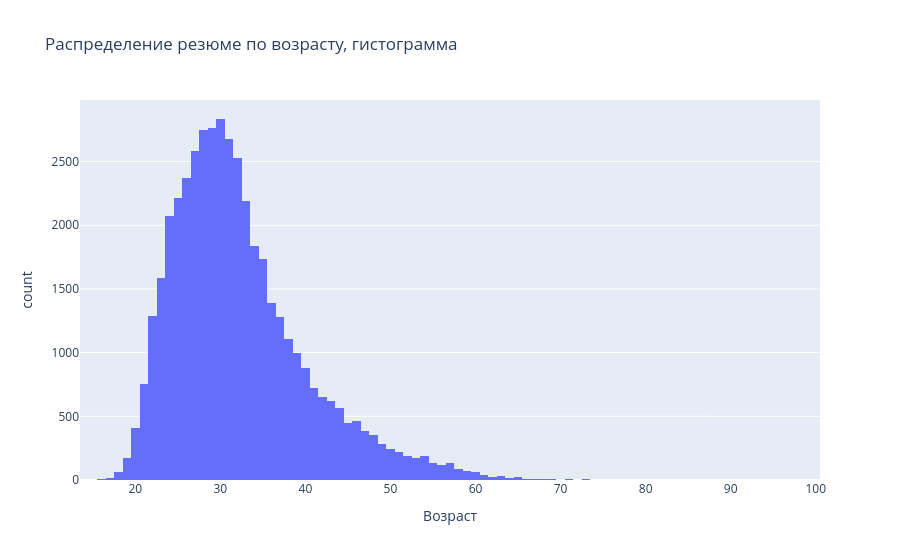
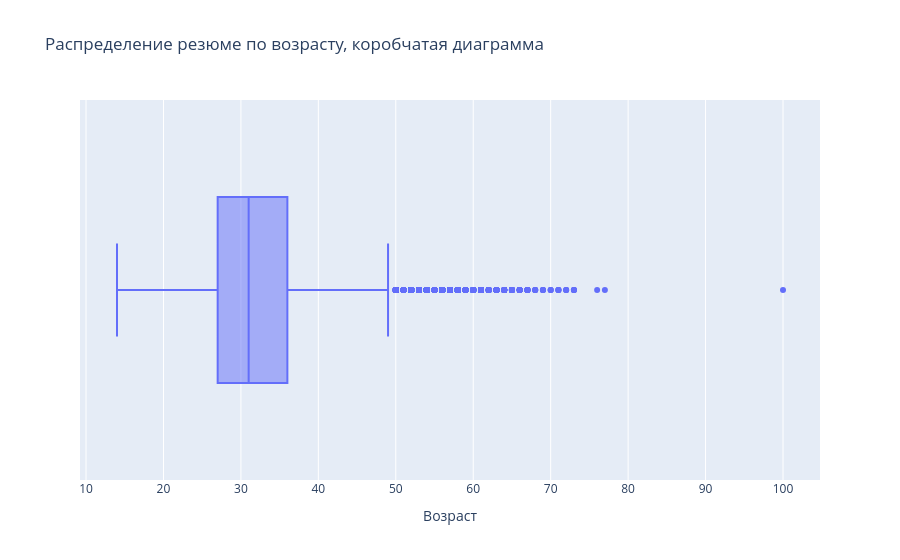

The notebook cell saved with these charts, in order:
### Markdown cell above
1. Постройте распределение признака **"Возраст"**. Опишите распределение, отвечая на следующие вопросы: чему равна мода распределения, каковы предельные значения признака, в каком примерном интервале находится возраст большинства соискателей? Есть ли аномалии для признака возраста, какие значения вы бы причислили к их числу?
*Совет: постройте гистограмму и коробчатую диаграмму рядом.*

### Code cell
# ваш код здесь
fig = px.histogram(
    hh_database,
    x="Возраст",
    # nbins=50,
    title='Распределение резюме по возрасту, гистограмма',
    )
fig.show()
fig.write_html("graph/resume_hist.html")

fig = px.box(
    hh_database,
    x="Возраст",
    title='Распределение резюме по возрасту, коробчатая диаграмма',
    )
fig.show()
fig.write_html("graph/resume_box.html")

print(hh_database['Возраст'].mode())

### Figure 1 — Plotly figure (JSON) as saved in the notebook; plotly's stock layout.template omitted (floating-point values rounded to 4 significant figures; data arrays with more than 128 entries replaced by an {"elided": "..."} marker saying what was removed)
{"data": [{"bingroup": "x", "hovertemplate": "Возраст=%{x}<br>count=%{y}<extra></extra>", "legendgroup": "", "marker": {"color": "#636efa", "pattern": {"shape": ""}}, "name": "", "orientation": "v", "showlegend": false, "type": "histogram", "x": {"elided": "44744 int values"}, "xaxis": "x", "yaxis": "y"}], "layout": {"barmode": "relative", "legend": {"tracegroupgap": 0}, "title": {"text": "Распределение резюме по возрасту, гистограмма"}, "xaxis": {"anchor": "y", "domain": [0, 1], "title": {"text": "Возраст"}}, "yaxis": {"anchor": "x", "domain": [0, 1], "title": {"text": "count"}}}}

### Figure 2 — Plotly figure (JSON) as saved in the notebook; plotly's stock layout.template omitted (floating-point values rounded to 4 significant figures; data arrays with more than 128 entries replaced by an {"elided": "..."} marker saying what was removed)
{"data": [{"alignmentgroup": "True", "hovertemplate": "Возраст=%{x}<extra></extra>", "legendgroup": "", "marker": {"color": "#636efa"}, "name": "", "notched": false, "offsetgroup": "", "orientation": "h", "showlegend": false, "type": "box", "x": {"elided": "44744 int values"}, "x0": " ", "xaxis": "x", "y0": " ", "yaxis": "y"}], "layout": {"boxmode": "group", "legend": {"tracegroupgap": 0}, "title": {"text": "Распределение резюме по возрасту, коробчатая диаграмма"}, "xaxis": {"anchor": "y", "domain": [0, 1], "title": {"text": "Возраст"}}, "yaxis": {"anchor": "x", "domain": [0, 1]}}}
